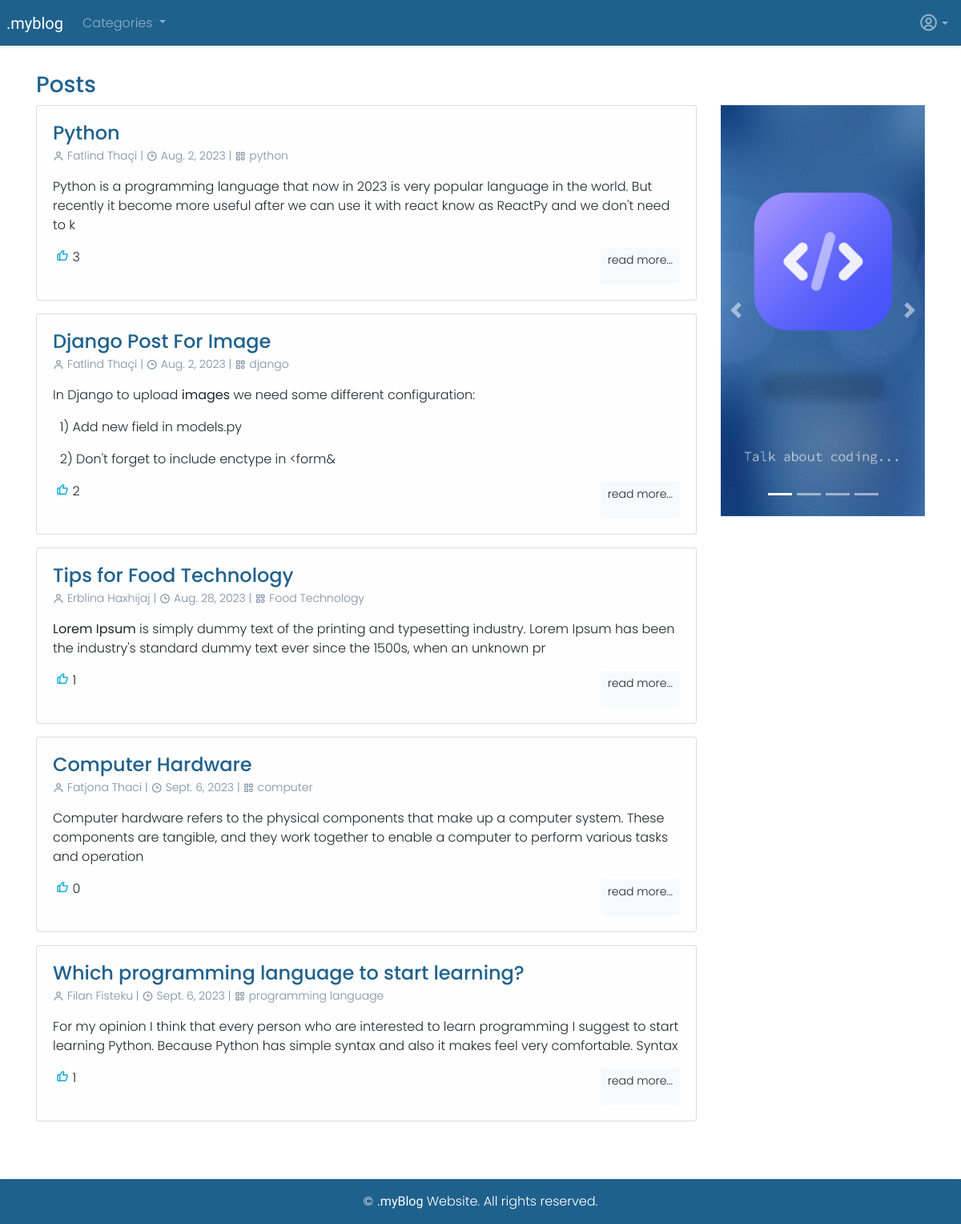
The page / on the database its author committed.
### blog/models.py (models this page shows, shortened)
class Post(models.Model):
    title = models.CharField(max_length=255)
    title_tag = models.CharField(max_length=255, default="myBlog")
    author = models.ForeignKey(User, on_delete=models.CASCADE)
    body = RichTextField(blank=True, null=True)
    post_date = models.DateField(auto_now_add=True)
    category = models.CharField(max_length=250, default='coding')
    likes = models.ManyToManyField(User, related_name='blog_post')
    header_image = models.ImageField(null=True, blank=True, upload_to='images/')
    def total_likes(self):
        return self.likes.count()

### blog/views.py (the view)
# urls.py: path("", HomeView.as_view(), name="home"),
class HomeView(ListView):
    model = Post
    template_name = 'home.html'
    ordering = ['post_date']
    def get_context_data(self, *args, **kwargs):
        cat_menu = Category.objects.all()
        context = super(HomeView, self).get_context_data(*args, **kwargs)
        context['cat_menu'] = cat_menu
        return context

### blog/models.py (called while the page is built)
    def __str__(self):
        return self.name

### blog/templates/home.html (shortened to what this page needs)
{% extends 'base.html' %}
{% load static %}
{% block content %}
<h3 id="h4-tag">Posts</h3>
<div class="row">
    <div class="col-sm-9">
        {% for post in object_list %}
            <div class="card mb-3 post-card">
                <div class="card-body">
                    <h4 class="card-title mb-1" id="h4-tag">{{ post.title }}</h4>
                    <small id="small-tag">
                         <span class="d-flex align-items-center">
                            <i class='bx bx-user pr-1'></i> {{ post.author.first_name }} {{ post.author.last_name }}  |
                             <i class='bx bx-time px-1'></i> {{ post.post_date }}  |
                             <i class='bx bx-category px-1'></i>  {{ post.category }}
                         </span>
                    </small>
                    <p class="card-text my-3" id="p-body-cards">{{ post.body|slice:":200"|safe }}</p>
                    <div class="d-flex justify-content-between">
                        <div class="d-flex justify-content-center">
                            <p class="mx-1"><i class='bx bx-like h6' style='color:#01a2d7'></i> {{ post.total_likes }}</p>
                        </div>
                        <a href="{% url 'article_detail' post.pk %}" class="btn btn-light btn-sm btn-card">read more...</a>
                    </div>
                </div>
            </div>
        {% endfor %}
        </div>
    <div class="col-sm-3">
        <div id="carouselExampleIndicators" class="carousel slide" data-ride="carousel">
          <ol class="carousel-indicators">
            <li data-target="#carouselExampleIndicators" data-slide-to="0" class="active"></li>
            <li data-target="#carouselExampleIndicators" data-slide-to="1"></li>
            <li data-target="#carouselExampleIndicators" data-slide-to="2"></li>
              <li data-target="#carouselExampleIndicators" data-slide-to="3"></li>
          </ol>
          <div class="carousel-inner">
            <div class="carousel-item active">
              <img class="d-block w-100" src="{% static 'images/coding.png' %}" alt="First slide">
            </div>
          </div>
          <a class="carousel-control-prev" href="#carouselExampleIndicators" role="button" data-slide="prev">
            <span class="carousel-control-prev-icon" aria-hidden="true"></span>
          </a>
          <a class="carousel-control-next" href="#carouselExampleIndicators" role="button" data-slide="next">
            <span class="carousel-control-next-icon" aria-hidden="true"></span>
          </a>
        </div>
    </div>
    </div>
{% endblock %}

### blog/static/css/style.css (style rules this page uses)
html, body { margin: 0; padding: 0; height: 100%; font-family: 'Poppins', sans-serif; font-weight: 300; }
#h4-tag { font-family: 'Poppins', sans-serif; font-weight: 500; color: #1F618D; }
#small-tag { font-family: 'Poppins', sans-serif; font-weight: 300; color: #7B8FA1; }
#p-body-cards { font-family: 'Poppins', sans-serif; font-weight: 400; color: #1A5276; }
.btn-card { font-family: 'Poppins', sans-serif; font-weight: 300; }
.post-card { background-color: #FEFEFE; }

### rows shown on the page
Post: title "Python", author.first_name "Fatlind", author.last_name "Thaçi", post_date "Aug. 2, 2023", category "python", body "Python is a programming language that now in 2023 is very popular language in the world. But recently it become more useful after we can use it with react know as ReactPy and we don't need to k", total_likes "3"
Post: title "Django Post For Image", author.first_name "Fatlind", author.last_name "Thaçi", post_date "Aug. 2, 2023", category "django", body "In Django to upload images we need some different configuration: 1) Add new field in models.py 2) Don't forget to include enctype in <form&", total_likes "2"
Post: title "Tips for Food Technology", author.first_name "Erblina", author.last_name "Haxhijaj", post_date "Aug. 28, 2023", category "Food Technology", body "Lorem Ipsum is simply dummy text of the printing and typesetting industry. Lorem Ipsum has been the industry's standard dummy text ever since the 1500s, when an unknown pr", total_likes "1"
Post: title "Computer Hardware", author.first_name "Fatjona", author.last_name "Thaci", post_date "Sept. 6, 2023", category "computer", body "Computer hardware refers to the physical components that make up a computer system. These components are tangible, and they work together to enable a computer to perform various tasks and operation", total_likes "0"
Post: title "Which programming language to start learning?", author.first_name "Filan", author.last_name "Fisteku", post_date "Sept. 6, 2023", category "programming language", body "For my opinion I think that every person who are interested to learn programming I suggest to start learning Python. Because Python has simple syntax and also it makes feel very comfortable. Syntax", total_likes "1"
